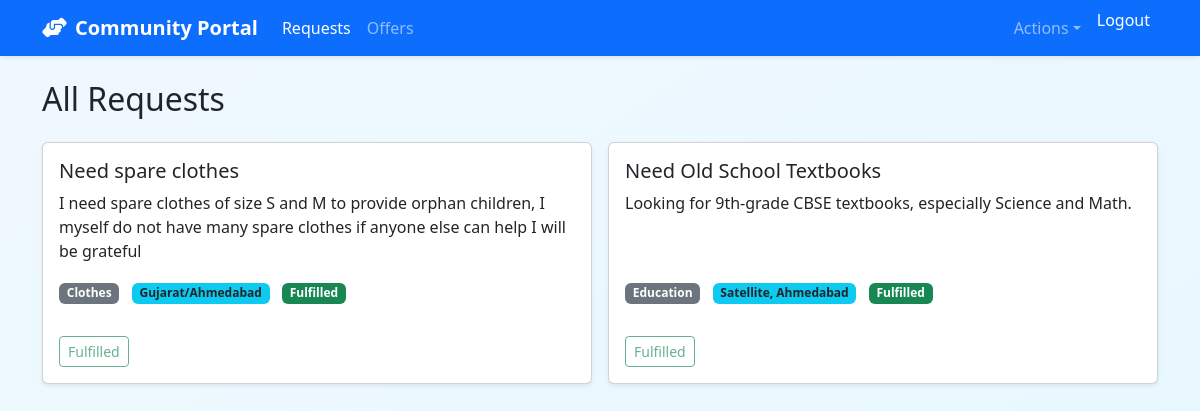
/requests/ (signed in), run on an earlier commit of the app's database.
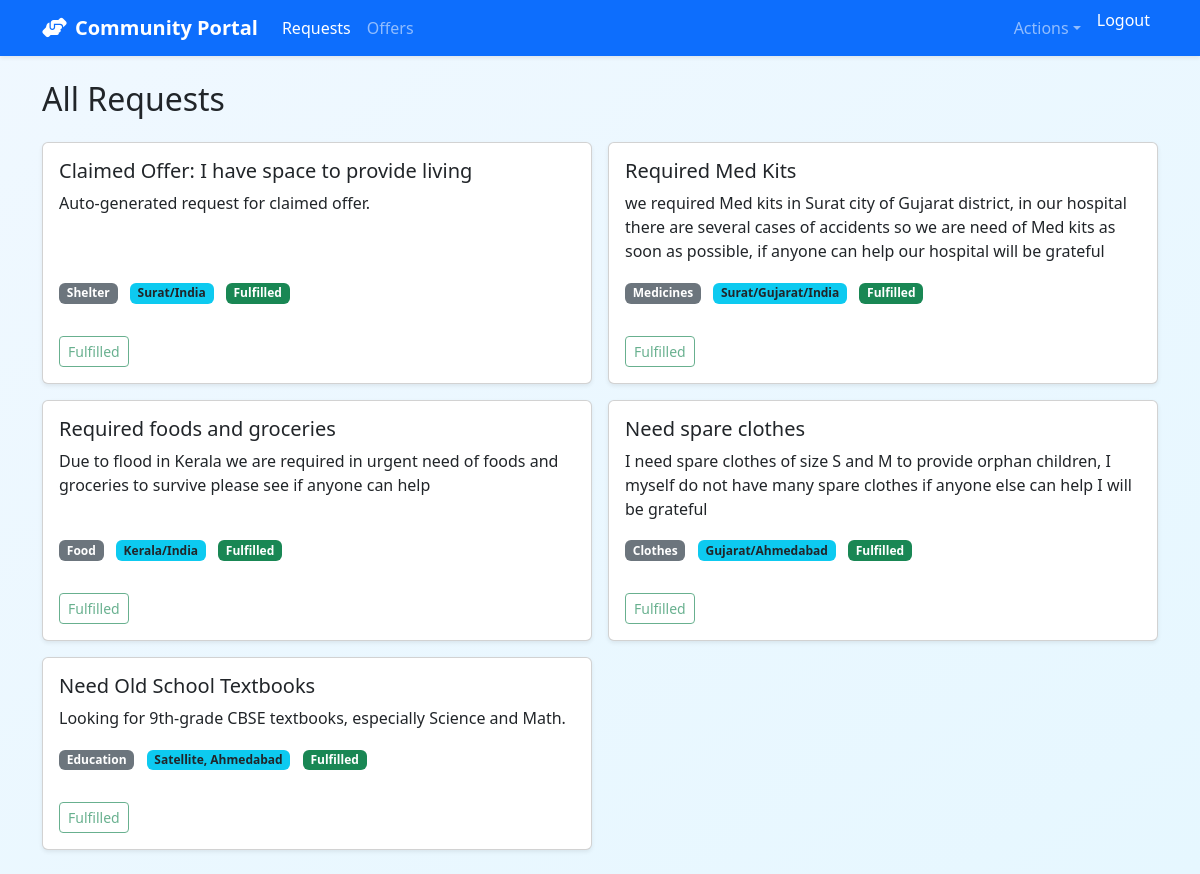
And on a later commit of the database.
### core/models.py (models this page shows, shortened)
class Request(models.Model):
    STATUS_CHOICES = (
        ('pending', 'Pending'),
        ('fulfilled', 'Fulfilled'),
        ('cancelled', 'Cancelled'),
    )
    user = models.ForeignKey(CustomUser, on_delete=models.CASCADE, related_name='requests')
    title = models.CharField(max_length=200)
    description = models.TextField()
    category = models.ForeignKey(Category, on_delete=models.SET_NULL, null=True, blank=True)
    location = models.CharField(max_length=100)
    status = models.CharField(max_length=20, choices=STATUS_CHOICES, default='pending')
    created_at = models.DateTimeField(default=timezone.now)
    class Meta:
        ordering = ['-created_at']

class Category(models.Model):
    name = models.CharField(max_length=100)
    class Meta:
        verbose_name_plural = "Categories"

### core/views.py (the view)
# urls.py: path('requests/', views.request_list, name='request_list'),
@login_required
def request_list(request):
    requests = Request.objects.all()
    return render(request, 'core/request_list.html', {'requests': requests})

### core/templates/core/request_list.html (shortened to what this page needs)
{% extends 'core/base.html' %}
{% block content %}
<h2 class="mb-4">All Requests</h2>
<div class="row g-3">
  {% for req in requests %}
    <div class="col-md-6">
      <div class="card h-100 shadow-sm">
        <div class="card-body d-flex flex-column">
          <h5 class="card-title">{{ req.title }}</h5>
          <p class="card-text">{{ req.description }}</p>
          <ul class="list-inline mt-auto">
            <li class="list-inline-item">
              <span class="badge bg-secondary">{{ req.category.name }}</span>
            </li>
            <li class="list-inline-item">
              <span class="badge bg-info text-dark">{{ req.location }}</span>
            </li>
            <li class="list-inline-item">
              {% if req.status == 'pending' %}
                <span class="badge bg-warning">Pending</span>
              {% elif req.status == 'fulfilled' %}
                <span class="badge bg-success">Fulfilled</span>
              {% else %}
                <span class="badge bg-danger">Cancelled</span>
              {% endif %}
            </li>
          </ul>
          <div class="mt-3">
            {% if req.user == request.user %}
              <form method="post" action="{% url 'delete_request' req.id %}" class="d-inline">
                {% csrf_token %}
                <button class="btn btn-sm btn-danger">Delete</button>
              </form>
            {% elif req.status != 'fulfilled' %}
              <a href="{% url 'offer_help' req.id %}" class="btn btn-sm btn-primary">Offer Help</a>
            {% else %}
              <button class="btn btn-sm btn-outline-success" disabled>Fulfilled</button>
            {% endif %}
          </div>
        </div>
      </div>
    </div>
  {% empty %}
    <p>No requests found.</p>
  {% endfor %}
</div>
{% endblock %}

### core/templates/core/base.html (shortened to what this page needs)
<!DOCTYPE html>
<html lang="en">
<head>
  <link href="https://cdn.jsdelivr.net/npm/bootstrap@5.3.3/dist/css/bootstrap.min.css" rel="stylesheet">
  <link href="https://cdnjs.cloudflare.com/ajax/libs/font-awesome/6.4.0/css/all.min.css" rel="stylesheet">
</head>
<body>
<nav class="navbar navbar-expand-lg navbar-dark bg-primary shadow-sm">
  <div class="container">
    <a class="navbar-brand" href="{% url 'home' %}"><i class="fas fa-hands-helping me-2"></i>Community Portal</a>
    <div class="collapse navbar-collapse" id="navMenu">
      <ul class="navbar-nav me-auto mb-2 mb-lg-0">
        <li class="nav-item"><a class="nav-link {% if request.path == '/requests/' %}active{% endif %}" href="{% url 'request_list' %}">Requests</a></li>
        <li class="nav-item"><a class="nav-link {% if request.path == '/offers/' %}active{% endif %}" href="{% url 'offer_list' %}">Offers</a></li>
      </ul>
      <ul class="navbar-nav">
        {% if user.is_authenticated %}
          <li class="nav-item dropdown">
            <a class="nav-link dropdown-toggle" href="#" data-bs-toggle="dropdown">Actions</a>
          </li>
          <li class="nav-item">
            <form method="post" action="{% url 'logout' %}">
              <button class="nav-link btn btn-link text-white" style="text-decoration:none;">Logout</button>
            </form>
          </li>
        {% else %}
          <li class="nav-item"><a class="nav-link" href="{% url 'login' %}">Login</a></li>
          <li class="nav-item"><a class="nav-link" href="{% url 'signup' %}">Sign Up</a></li>
        {% endif %}
      </ul>
    </div>
  </div>
</nav>
<div class="container py-4">
  {% block content %}{% endblock %}
</div>
</body>
</html>

### core/templates/core/base.html (style rules this page uses)
body { background: linear-gradient(to bottom right, #f0f8ff, #e6f7ff); min-height: 100vh; }
.navbar-brand { font-weight: bold; }
.nav-link.btn { padding: 0; }

What changed in the data, as far as the page shows it:
added Request: title "Claimed Offer: I have space to provide living", description "Auto-generated request for claimed offer.", category.name "Shelter", location "Surat/India", status "Fulfilled"
added Request: title "Required Med Kits", description "we required Med kits in Surat city of Gujarat district, in our hospital there are several cases of accidents so we are need of Med kits as soon as possible, if anyone can help our hospital will be grateful", category.name "Medicines", location "Surat/Gujarat/India", status "Fulfilled"
added Request: title "Required foods and groceries", description "Due to flood in Kerala we are required in urgent need of foods and groceries to survive please see if anyone can help", category.name "Food", location "Kerala/India", status "Fulfilled"
